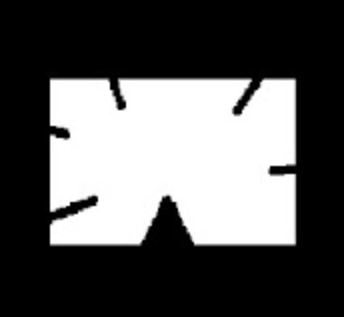
//> input picture ContourDemo3/convexSample.jpg, 344 x 317 px
$ ./ContourDemo3   (built with g++ and OpenCV 4)
//> lines starting //> are read from the running program, lines starting //| are printed output that depends on the picture; after the words box and inside, x2 and y2 are one past the last pixel; in counts of white or black regions, pixels touching at a corner belong together
### ContourDemo3/stdafx.h
// stdafx.h : 可在此標頭檔中包含標準的系統 Include 檔，
// 或是經常使用卻很少變更的
// 專案專用 Include 檔案
//

#pragma once

#include "targetver.h"

#include <stdio.h>
#include <tchar.h>


// TODO:  在此參考您的程式所需要的其他標頭

### ContourDemo3/ContourDemo3.cpp
// ContourDemo3.cpp : 定義主控台應用程式的進入點。
//

#include "stdafx.h"
#include <opencv2\opencv.hpp>
#include <opencv2\core\utility.hpp>
#include <opencv2\imgproc.hpp>
#include <opencv2\highgui.hpp>
#include <iostream>
#include <iomanip>

using namespace cv;
using namespace std;

Mat imgSrc, imgG, imgBW, imgDst, imgMask;
bool sortByXAscend(Point a, Point b) { return (a.x<b.x); }
bool sortByXDescend(Point a, Point b) { return (a.x>b.x); }
bool sortByYAscend(Point a, Point b) { return (a.y<b.y); }
bool sortByYDescend(Point a, Point b) { return (a.y>b.y); }

int main()
{
	//imgSrc = imread("star.jpg", CV_LOAD_IMAGE_UNCHANGED);
	//imgSrc = imread("rectangle.jpg", CV_LOAD_IMAGE_UNCHANGED);
	//imgSrc = imread("polygonColor.jpg", CV_LOAD_IMAGE_UNCHANGED);
	imgSrc = imread("convexSample.jpg", CV_LOAD_IMAGE_UNCHANGED);
//> imgSrc is the input picture: 317 rows x 344 cols, CV_8UC3; min 0, max 255, mean 88.1


	if (!imgSrc.data)
	{
		cout << "找不到檔案!" << endl;
		return -1;
	}

	cvtColor(imgSrc, imgG, CV_BGR2GRAY);
	threshold(imgG, imgBW, 100, 255, THRESH_BINARY);
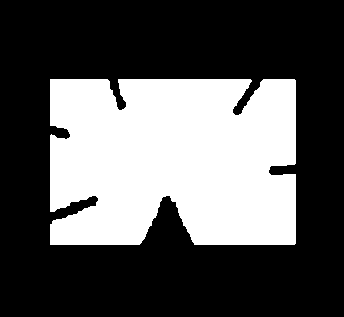
//> imgBW: 317 rows x 344 cols, CV_8UC1; 34.8% white; 1 white region
	vector<vector<Point>> contours;
	vector<Vec4i> hierarchy;
	RNG rng(clock());

	findContours(imgBW, contours, hierarchy, CV_RETR_EXTERNAL, CV_CHAIN_APPROX_SIMPLE);
//> contours = 1 contour; box (x1, y1, x2, y2) and area: (50, 79, 296, 245) 37344
	//findContours(imgBW, contours, hierarchy, RETR_TREE, CV_CHAIN_APPROX_SIMPLE);

	imgSrc.copyTo(imgDst);


	for (int i = 0; i < contours.size(); i++) {
		cout << "contour # " << i << endl;
		imgMask = Mat::zeros(imgSrc.size(), CV_8UC1);
		drawContours(imgMask, contours, i, Scalar(255), -1);
		Mat imgROI;
		imgSrc.copyTo(imgROI, imgMask);
		string name = std::to_string(i);
		//imshow(name, imgROI);
		cout << "mean color (BGR) = " << mean(imgSrc, imgMask) << endl;
		Moments m = moments(contours[i]);
		cout << "area = " << m.m00 << endl;
		double contArea = contourArea(contours[i]);
		cout << "contour area = " << contArea << endl;
		double cx = m.m10 / m.m00;
		double cy = m.m01 / m.m00;
		line(imgROI, Point(cx, cy), Point(cx, cy), Scalar(255, 0, 0), 5, 8);
		char label[50];
		sprintf_s(label, "(%.0f,%.0f)", cx, cy);
		int offset = 100;
		putText(imgROI, label, Point(cx - offset, cy), FONT_HERSHEY_COMPLEX, 1, Scalar(0, 0, 255), 1, 8);
		double perimeter = arcLength(contours[i], true);
		cout << "perimeter = " << perimeter << endl;
		vector<Point> polyCurves;
		double epsilon = 0.01;
		approxPolyDP(contours[i], polyCurves, epsilon*arcLength(contours[i], true), true);

		cout << "polygonal curves = " << polyCurves.size() << endl;
		for (int j = 0; j < polyCurves.size() - 1; j++)
		{
			Scalar color = Scalar(rng.uniform(0, 255), rng.uniform(0, 255), rng.uniform(0, 255));
			line(imgROI, polyCurves[j], polyCurves[j + 1], color, 3, 8);
		}

		line(imgROI, polyCurves[0], polyCurves[polyCurves.size() - 1], Scalar(0, 0, 255), 3, 8);

		sort(polyCurves.begin(), polyCurves.end(), sortByXAscend);
		cout << "sortByXAsc : " << polyCurves << endl;
		circle(imgROI, polyCurves[0], 10, Scalar(0, 0, 255), -1);

		sort(polyCurves.begin(), polyCurves.end(), sortByXDescend);
		cout << "sortByXDescend : " << polyCurves << endl;
		circle(imgROI, polyCurves[0], 10, Scalar(0, 255, 0), -1);

		sort(polyCurves.begin(), polyCurves.end(), sortByYAscend);
		cout << "sortByYAsc : " << polyCurves << endl;
		circle(imgROI, polyCurves[0], 10, Scalar(255, 255, 0), -1);

		sort(polyCurves.begin(), polyCurves.end(), sortByYDescend);
		cout << "sortByYDescend : " << polyCurves << endl;
		circle(imgROI, polyCurves[0], 10, Scalar(255, 255, 255), -1);

		imshow(name, imgROI);
		cout << "------------------------------" << endl;
	}
//> this loop made 1 pass
//> (contArea, cx, cy, label, perimeter) on pass 1: (37344, 173.6, 159.6, "(174,160)", 1239.2)
//| contour # 0
//| mean color (BGR) = [250.409, 250.409, 250.409, 0]
//| area = 37344
//| contour area = 37344
//> (the first 4 of 95 printed lines)
//> pass 1, `putText(imgROI, label, Point(cx - offset, cy), FONT_HERSHEY_COMPLEX, 1..`:
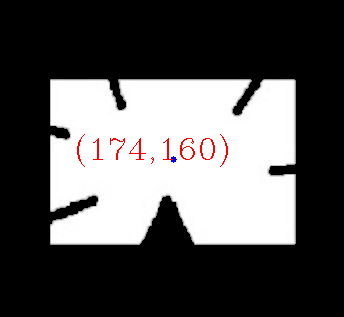
//> imgROI: 317 rows x 344 cols, CV_8UC3; mean B, G, R 85.8, 85.8, 87
//> pass 1, `imshow(name, imgROI);`:
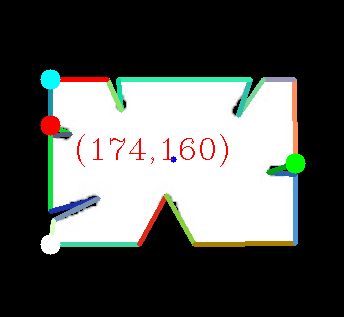
//> window '0': 317 rows x 344 cols, CV_8UC3; mean B, G, R 87, 89.9, 87.8
	imshow("Contour1", imgDst);

	waitKey(0);
	return 0;
}

$ run again, with ContourDemo3/star.jpg copied over ContourDemo3/convexSample.jpg
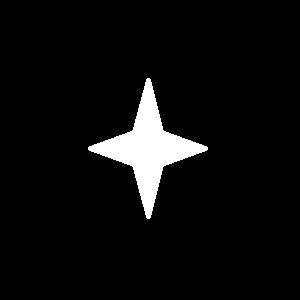
//> input picture ContourDemo3/star.jpg, 300 x 300 px
//> imgSrc is the input picture: 300 rows x 300 cols, CV_8UC3; min 0, max 255, mean 13.3
//> imgBW: 300 rows x 300 cols, CV_8UC1; 5.2% white; 1 white region
//> contours = 1 contour; box (x1, y1, x2, y2) and area: (88, 78, 208, 219) 4503
//> the loop `for (int i = 0; i < contours.size(); i++)` made 1 pass
//> (contArea, cx, cy, label, perimeter) on pass 1: (4503, 147.6, 148, "(148,148)", 444.2)
//> (printed output is left out)
//> pass 1, `putText(imgROI, label, Point(cx - offset, cy), FONT_HERSHEY_COMPLEX, 1..`:
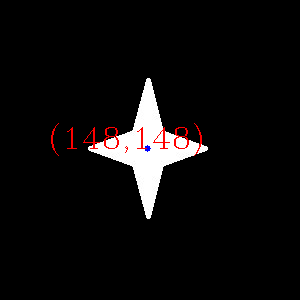
//> imgROI: 300 rows x 300 cols, CV_8UC3; mean B, G, R 12.5, 12.5, 14.1
//> pass 1, `imshow(name, imgROI);`:
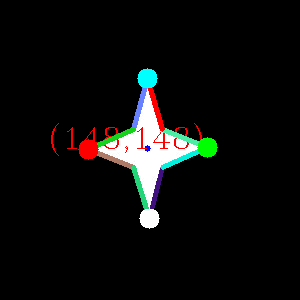
//> window '0': 300 rows x 300 cols, CV_8UC3; mean B, G, R 12.9, 14.1, 13.6

$ run again, with ContourDemo3/rectangle.jpg copied over ContourDemo3/convexSample.jpg
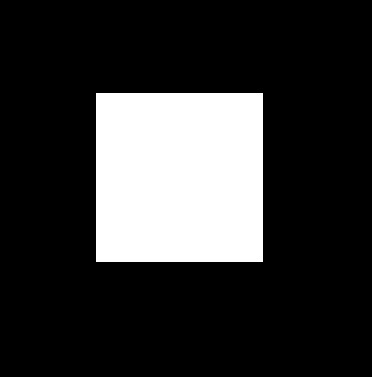
//> input picture ContourDemo3/rectangle.jpg, 372 x 377 px
//> imgSrc is the input picture: 377 rows x 372 cols, CV_8UC3; min 0, max 255, mean 51.3
//> imgBW: 377 rows x 372 cols, CV_8UC1; 20.1% white; 1 white region
//> contours = 1 contour; box (x1, y1, x2, y2) and area: (96, 93, 263, 262) 27888
//> the loop `for (int i = 0; i < contours.size(); i++)` made 1 pass
//> (printed output is left out)
//> pass 1, `putText(imgROI, label, Point(cx - offset, cy), FONT_HERSHEY_COMPLEX, 1..`:
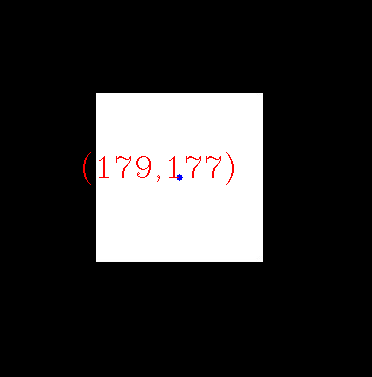
//> imgROI: 377 rows x 372 cols, CV_8UC3; mean B, G, R 50.5, 50.4, 51.4
//> pass 1, `imshow(name, imgROI);`:
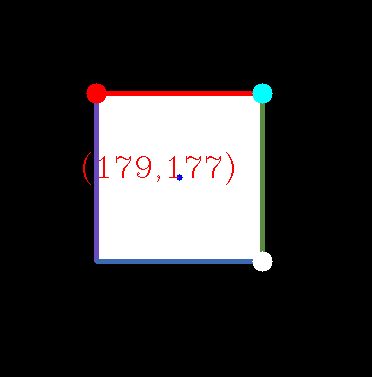
//> window '0': 377 rows x 372 cols, CV_8UC3; mean B, G, R 50.2, 49.5, 51.5

$ run again, with ContourDemo3/polygonColor.jpg copied over ContourDemo3/convexSample.jpg
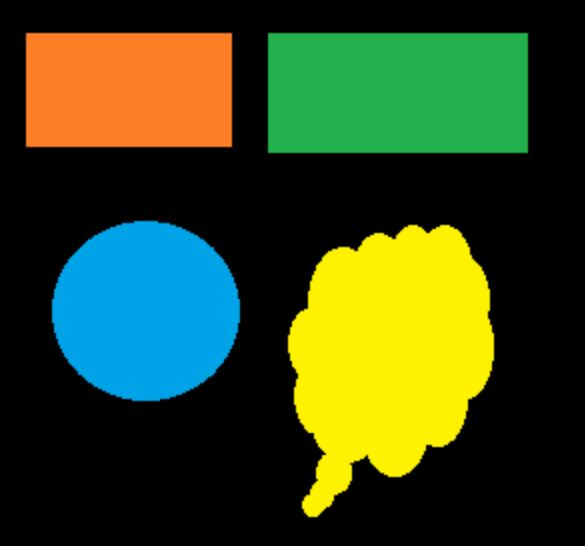
//> input picture ContourDemo3/polygonColor.jpg, 585 x 546 px
//> imgSrc is the input picture: 546 rows x 585 cols, CV_8UC3; mean B, G, R 30, 71.2, 54.9
//> `threshold(imgG, imgBW, 100, 255, THRESH_BINARY);`:
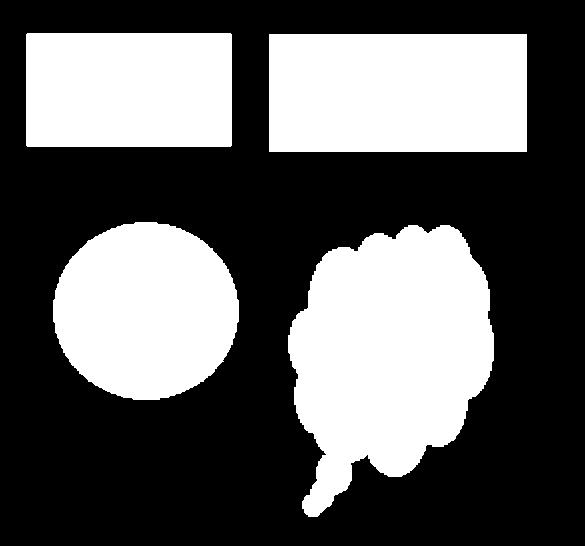
//> imgBW: 546 rows x 585 cols, CV_8UC1; 37.8% white; 4 white regions
//> contours = 4 contours; box (x1, y1, x2, y2) and area: (288, 225, 494, 517) 40590, (269, 34, 527, 152) 30069, (53, 222, 239, 400) 25632, (26, 33, 232, 147) 23163
//> the loop `for (int i = 0; i < contours.size(); i++)` made 4 passes
//> (contArea, cx, cy, label, perimeter) on passes 1 to 3: (40589.5, 389.1, 352.5, "(389,353)", 994.1), (25632, 145.5, 310.6, "(146,311)", 614.7), (30069, 397.5, 92.5, "(398,92)", 748)
//> (printed output is left out)
//> after the loop `for (int i = 0; i < contours.size(); i++)`:
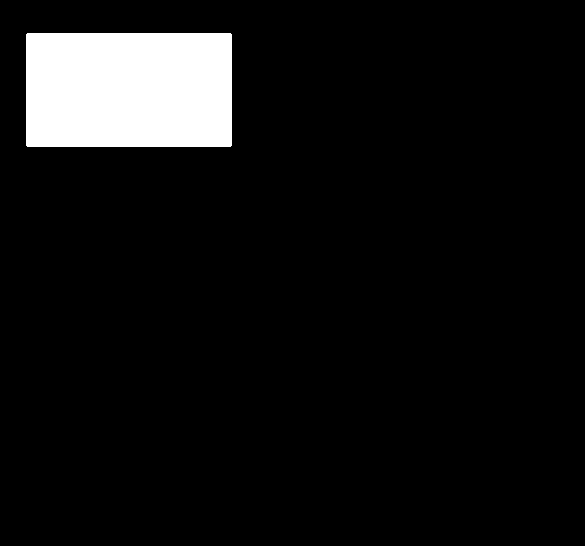
//> imgMask: 546 rows x 585 cols, CV_8UC1; 7.4% white; 1 white region, box (x1, y1, x2, y2) and area: (26, 33, 232, 147) 23480
